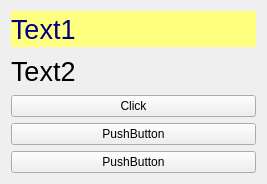
<?xml version="1.0" encoding="UTF-8"?>
<ui version="4.0">
 <class>Widget</class>
 <widget class="QWidget" name="Widget">
  <property name="geometry">
   <rect>
    <x>0</x>
    <y>0</y>
    <width>267</width>
    <height>184</height>
   </rect>
  </property>
  <property name="windowTitle">
   <string>Widget</string>
  </property>
  <property name="styleSheet">
   <string notr="true"/>
  </property>
  <layout class="QVBoxLayout" name="verticalLayout">
   <item>
    <widget class="QLabel" name="label">
     <property name="font">
      <font>
       <pointsize>20</pointsize>
      </font>
     </property>
     <property name="styleSheet">
      <string notr="true">color: rgb(0, 0, 127);
background-color: rgb(255, 255, 127);</string>
     </property>
     <property name="text">
      <string>Text1</string>
     </property>
    </widget>
   </item>
   <item>
    <widget class="QLabel" name="label_2">
     <property name="font">
      <font>
       <pointsize>20</pointsize>
      </font>
     </property>
     <property name="text">
      <string>Text2</string>
     </property>
    </widget>
   </item>
   <item>
    <widget class="QPushButton" name="clickButton">
     <property name="text">
      <string>Click</string>
     </property>
    </widget>
   </item>
   <item>
    <widget class="QPushButton" name="pushButton">
     <property name="text">
      <string>PushButton</string>
     </property>
    </widget>
   </item>
   <item>
    <widget class="QPushButton" name="pushButton_2">
     <property name="text">
      <string>PushButton</string>
     </property>
    </widget>
   </item>
  </layout>
 </widget>
 <resources/>
 <connections/>
</ui>
